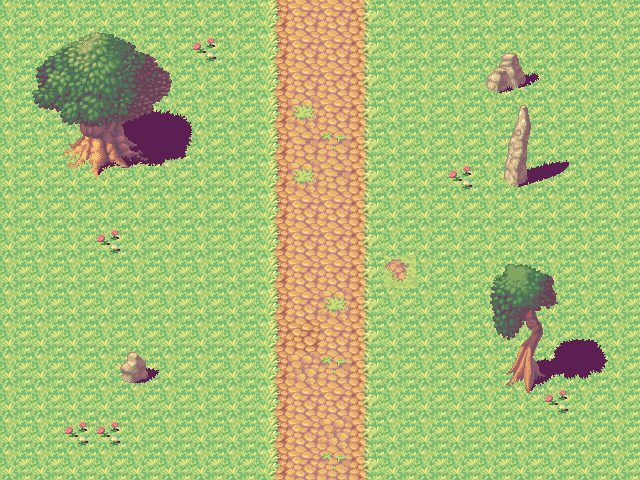

A level layout from a 2D game, rendered from its tile map. Below: a short description, then the map file with tile-grid data replaced by summaries:
An orthogonal 20x15 tile map with 32x32 px tiles, 2 tile layers (Background, Tree), 2 tilesets.

<map version="1.0" orientation="orthogonal" width="20" height="15" tilewidth="32" tileheight="32">
 <tileset firstgid="1" name="tilewipoj3" tilewidth="32" tileheight="32">
  <image source="../graphics/tilewipoj3.png" width="288" height="320" />
 </tileset>
 <tileset firstgid="91" name="tilewipok9" tilewidth="32" tileheight="32">
  <image source="../graphics/tilewipok9.png" width="256" height="1024" />
 </tileset>
 <layer name="Background" width="20" height="15">
  <data>[300 cells, 300 non-empty, 4 distinct tile ids]</data>
 </layer>
 <layer name="Tree" width="20" height="15">
  <data>[300 cells, 96 non-empty, 67 distinct tile ids]</data>
 </layer>
</map>